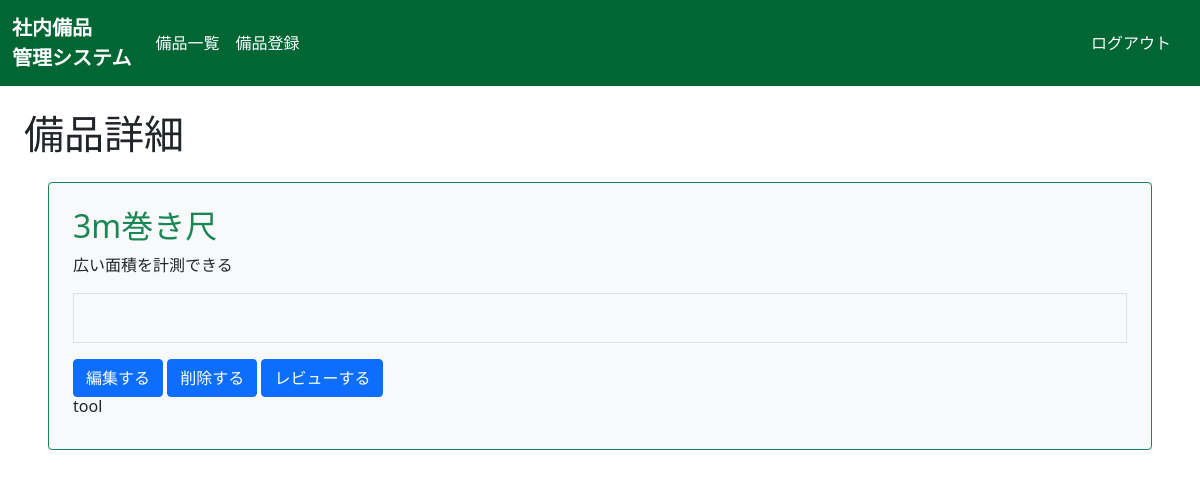
Before: /supplies/2/detail/ (signed in) with the older database file.
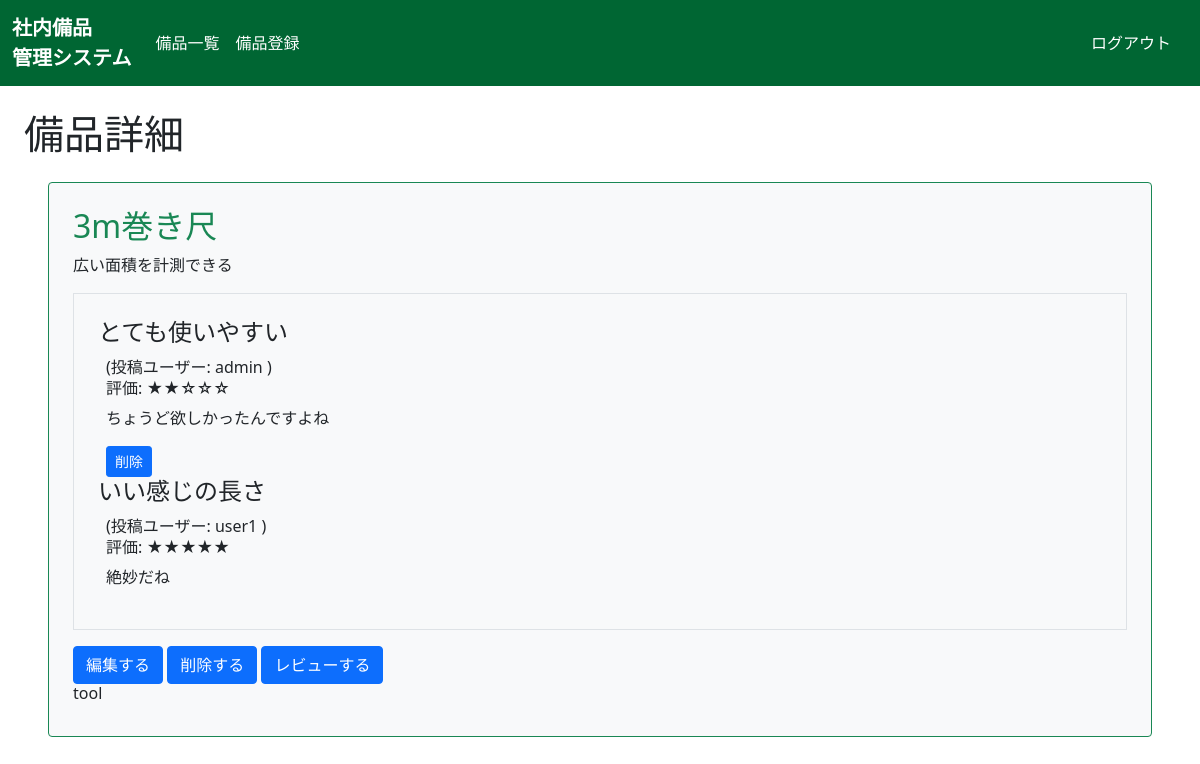
After: the same page with the newer database file.
### supplies/models.py (models this page shows, shortened)
class Review(models.Model):
    title = models.CharField(max_length=100)
    description = models.TextField()
    rate = models.IntegerField(choices=RATE_CHOICES)
    user = models.ForeignKey('auth.User', on_delete=models.CASCADE)
    supplies = models.ForeignKey(Supplies,on_delete=models.CASCADE)

### supplies/views.py (the view)
# urls.py: path('supplies/<int:pk>/detail/', views.DetailSuppliesView.as_view(), name='detail-supplies'),
class DetailSuppliesView(LoginRequiredMixin,DetailView): # 確認済み
    model = Supplies
    template_name = 'supplies/detail.html'
    def get_context_data(self, **kwargs):
        context = super().get_context_data(**kwargs)
        context['rate_choices'] = RATE_CHOICES
        return context

### supplies/templates/supplies/detail.html (shortened to what this page needs)
{% extends 'base.html' %}
{% block h1 %} 備品詳細 {% endblock %}
{% block content %}
<div class="p-4 m-4 bg-light border border-success rounded">
  <h2 class="text-success">{{ object.title }}</h2>
  <p>{{ object.description }}</p>
  <div class="border p-4 mb-2">
    {% for review in object.review_set.all %}
    <div>
      <h3 class="h4">{{ review.title }}</h3>
      <div class="px-2">
        <span>(投稿ユーザー: {{ review.user.username }} )</span>
        <h6>評価:
        {% for k,v in rate_choices %}
          {% if k == review.rate %}
            {{ v }}
          {% endif %}
        {% endfor %}
        </h6>
        <p>{{ review.description }}</p>
        {% if review.user == request.user %}
        <a href = "{% url 'delete-review' review.pk %}" class="btn btn-primary btn-sm">削除</a>
        {% endif %}
      </div>
    </div>
    {% endfor %}
  </div>
  <div class="mt-3">
    <a href = "{% url 'update-supplies' object.pk %}" class="btn btn-primary">編集する</a>
    <a href = "{% url 'delete-supplies' object.pk %}" class="btn btn-primary">削除する</a>
    <a href = "{% url 'create-review' object.pk %}" class="btn btn-primary">レビューする</a>
    <h6 class="card-title">{{ object.category }}</h6>
  </div>
</div>
{% endblock content %}

Changed rows visible on the page:
added Review: title "とても使いやすい", user.username "admin", rate_choices "★★☆☆☆", description "ちょうど欲しかったんですよね", shows "削除"
added Review: title "いい感じの長さ", user.username "user1", rate_choices "★★★★★", description "絶妙だね"
